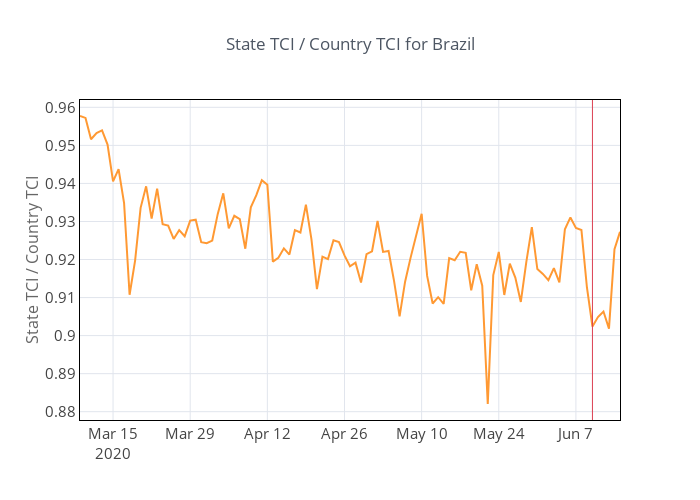

This figure's notebook cell:
### Code cell
city.set_index('date')['city_frac'].iplot(
    theme='custom',
    title='State TCI / Country TCI for Brazil',
    yTitle= 'State TCI / Country TCI',
    vline=pd.Timestamp(year=2020, month=6, day=10)
)

### Figure 1 — Plotly figure (JSON) as saved in the notebook; plotly's stock layout.template omitted (floating-point values rounded to 4 significant figures)
{"data": [{"line": {"color": "rgba(255, 153, 51, 1.0)", "dash": "solid", "shape": "linear", "width": 2}, "mode": "lines", "name": "city_frac", "text": "", "type": "scatter", "x": ["2020-03-09", "2020-03-10", "2020-03-11", "2020-03-12", "2020-03-13", "2020-03-14", "2020-03-15", "2020-03-16", "2020-03-17", "2020-03-18", "2020-03-19", "2020-03-20", "2020-03-21", "2020-03-22", "2020-03-23", "2020-03-24", "2020-03-25", "2020-03-26", "2020-03-27", "2020-03-28", "2020-03-29", "2020-03-30", "2020-03-31", "2020-04-01", "2020-04-02", "2020-04-03", "2020-04-04", "2020-04-05", "2020-04-06", "2020-04-07", "2020-04-08", "2020-04-09", "2020-04-10", "2020-04-11", "2020-04-12", "2020-04-13", "2020-04-14", "2020-04-15", "2020-04-16", "2020-04-17", "2020-04-18", "2020-04-19", "2020-04-20", "2020-04-21", "2020-04-22", "2020-04-23", "2020-04-24", "2020-04-25", "2020-04-26", "2020-04-27", "2020-04-28", "2020-04-29", "2020-04-30", "2020-05-01", "2020-05-02", "2020-05-03", "2020-05-04", "2020-05-05", "2020-05-06", "2020-05-07", "2020-05-08", "2020-05-09", "2020-05-10", "2020-05-11", "2020-05-12", "2020-05-13", "2020-05-14", "2020-05-15", "2020-05-16", "2020-05-17", "2020-05-18", "2020-05-19", "2020-05-20", "2020-05-21", "2020-05-22", "2020-05-23", "2020-05-24", "2020-05-25", "2020-05-26", "2020-05-27", "2020-05-28", "2020-05-29", "2020-05-30", "2020-05-31", "2020-06-01", "2020-06-02", "2020-06-03", "2020-06-04", "2020-06-05", "2020-06-06", "2020-06-07", "2020-06-08", "2020-06-09", "2020-06-10", "2020-06-11", "2020-06-12", "2020-06-13", "2020-06-14", "2020-06-15"], "y": [0.9577, 0.9572, 0.9516, 0.9533, 0.9539, 0.9502, 0.9405, 0.9438, 0.9348, 0.9107, 0.9197, 0.9336, 0.9392, 0.9308, 0.9386, 0.9293, 0.9289, 0.9254, 0.9277, 0.9261, 0.9302, 0.9305, 0.9246, 0.9243, 0.925, 0.932, 0.9374, 0.9282, 0.9315, 0.9306, 0.9228, 0.9337, 0.9369, 0.9409, 0.9397, 0.9194, 0.9205, 0.9229, 0.9213, 0.9277, 0.9271, 0.9344, 0.9254, 0.9122, 0.9207, 0.9201, 0.925, 0.9246, 0.9211, 0.9182, 0.9192, 0.914, 0.9214, 0.9222, 0.9301, 0.922, 0.9222, 0.9143, 0.905, 0.9142, 0.9205, 0.9262, 0.932, 0.9157, 0.9084, 0.9101, 0.9084, 0.9204, 0.9198, 0.922, 0.9217, 0.9119, 0.9188, 0.9131, 0.882, 0.9159, 0.922, 0.9107, 0.9189, 0.9152, 0.9089, 0.9194, 0.9285, 0.9175, 0.9162, 0.9146, 0.9177, 0.914, 0.928, 0.9311, 0.9283, 0.9278, 0.9126, 0.9024, 0.9049, 0.9063, 0.9018, 0.9227, 0.9273]}], "layout": {"height": 500, "legend": {"bgcolor": "#FFFFFF", "bordercolor": "#444444", "borderwidth": 0, "font": {"size": 12}, "itemclick": "toggle", "itemdoubleclick": "toggleothers", "itemsizing": "trace", "traceorder": "normal"}, "paper_bgcolor": "#FFFFFF", "plot_bgcolor": "#FFFFFF", "shapes": [{"line": {"color": "#db4052", "dash": "solid", "width": 1}, "type": "line", "x0": "2020-06-10T00:00:00", "x1": "2020-06-10T00:00:00", "xref": "x", "y0": 0, "y1": 1, "yref": "paper"}], "title": "State TCI / Country TCI for Brazil", "title_x": 0.5, "titlefont": {"color": "#4D5663", "size": 17}, "width": 700, "xaxis": {"automargin": true, "gridcolor": "#E1E5ED", "linecolor": "#000000", "mirror": "ticks", "showline": true, "tickfont": {"size": 15}, "title": "", "titlefont": {"color": "#666666", "size": 16}, "zerolinecolor": "#000000", "zerolinewidth": 2}, "yaxis": {"automargin": true, "gridcolor": "#E1E5ED", "linecolor": "#000000", "mirror": "ticks", "showline": true, "tickfont": {"size": 15}, "title": "State TCI / Country TCI", "titlefont": {"color": "#666666", "size": 16}, "zerolinecolor": "#000000", "zerolinewidth": 2}}}
